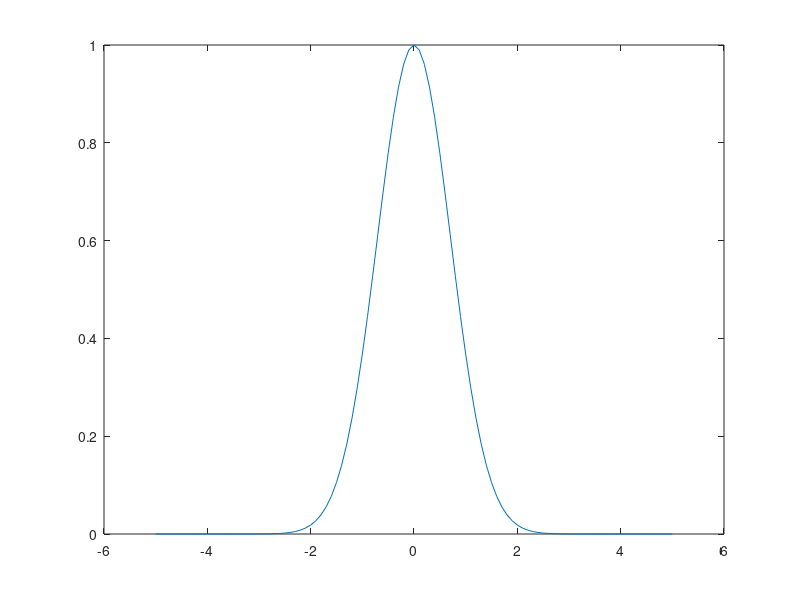
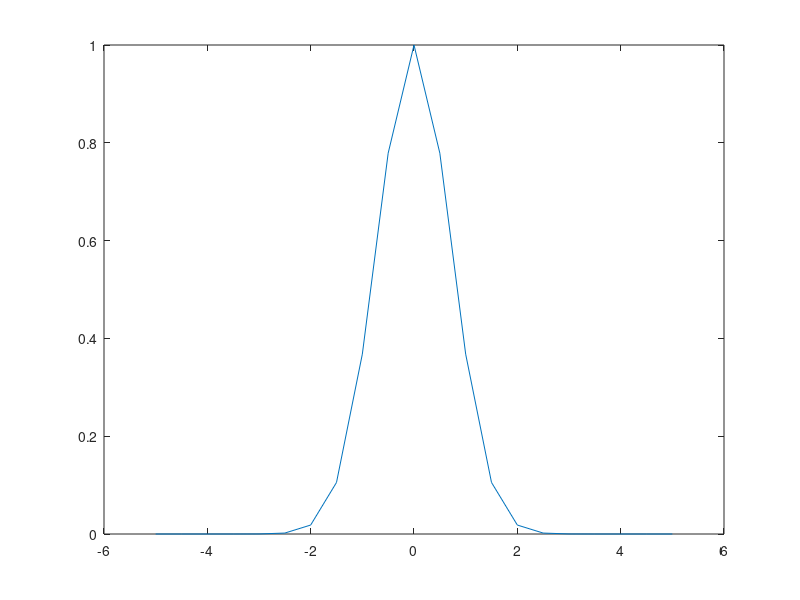
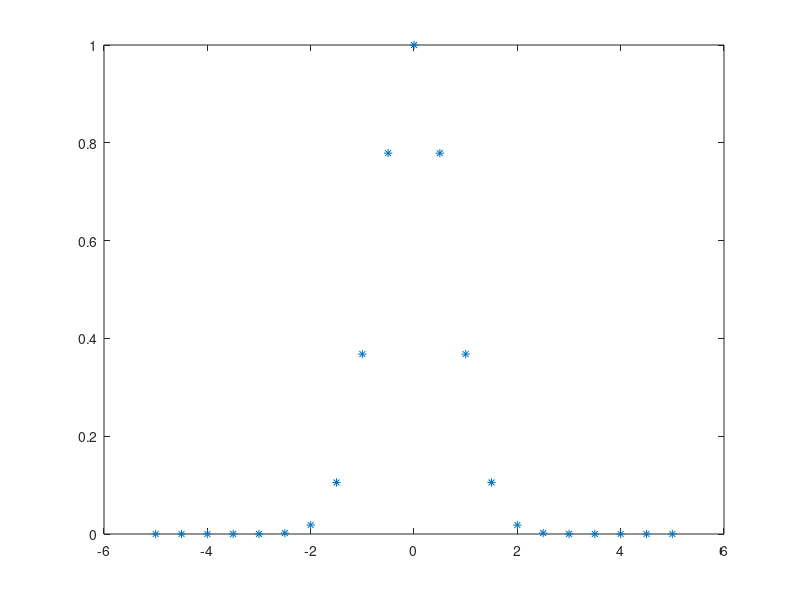

The MATLAB script that drew these images, in order:
clear all
close all
clc

% Calculamos la exponencial en el intervalo -5,5
x = -5:0.1:5;
y = exp(-x.^2);
plot(x,y)

% Calculamos la exponencial en el intervalo -5,5 con menos precision
figure();
x = -5:0.5:5;
y = exp(-x.^2);
plot(x,y)

% Hacemos que no imprima las lineas, solo los puntos
figure();
plot(x,y,'*');

% Fin del programa